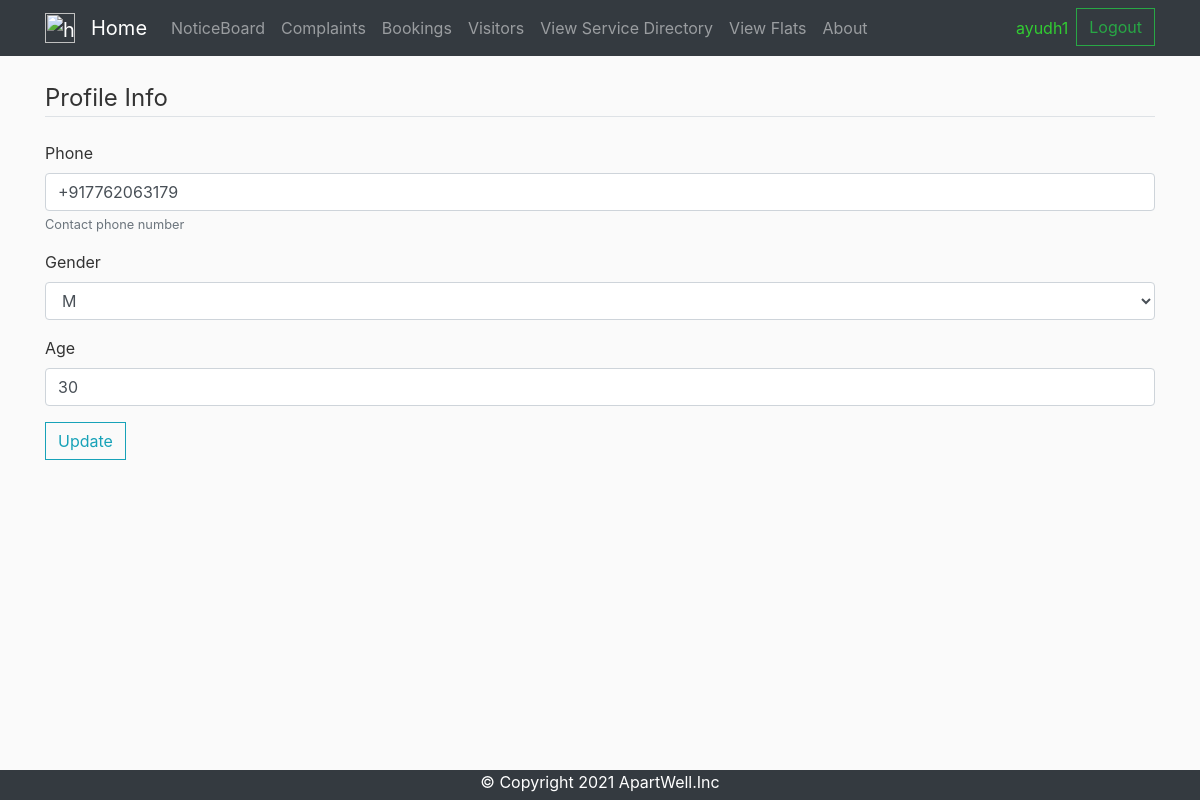
Screenshot of /edit-details/ (signed in) with the database file from the repository.
### accounts/models.py (models this page shows, shortened)
class Resident(models.Model):
    age = models.IntegerField(blank=True,null=True)
    phone = PhoneNumberField(blank=True, help_text='Contact phone number')
    gender = models.CharField(max_length = 1,blank=True,choices = gender_choices)
    user = models.OneToOneField(User, primary_key=True,on_delete=models.CASCADE)
    image = models.ImageField(default='def_M.jpg', upload_to = 'profile_pics')

### accounts/views.py (the view)
# urls.py: path('edit-details/',views.edit_details,name="edit_details"),
@login_required(login_url="/login_user/")
def edit_details(request):
    if request.method == 'POST':
        if request.user.profile.type == 'D':
            form = edit_detail_serv(request.POST,instance=request.user.watchmen)
            if form.is_valid():
                form.save()
                messages.success(request, f'Details Updated')
                return redirect('accounts:profile')
            return render(request,'accounts/edit_details.html',{'form':form})
        else:
            form = edit_detail_res(request.POST,instance=request.user.resident)
            if form.is_valid():
                form.save()
                messages.success(request, f'Details Updated')
                return redirect('accounts:profile')
            return render(request,'accounts/edit_details.html',{'form':form})
    else:
        if request.user.profile.type == 'D':
            form = edit_detail_serv(instance = request.user.watchmen)
            return render(request,'accounts/edit_details.html',{'form':form})
        else:
            form = edit_detail_res(instance= request.user.resident)
            return render(request,'accounts/edit_details.html',{'form':form})

### accounts/forms.py
class edit_detail_res(forms.ModelForm):
    class Meta:
        model = Resident
        fields = ['phone','gender','age']

### accounts/templates/accounts/edit_details.html (shortened to what this page needs)
{% extends "base.html" %}
{%load crispy_forms_tags%}
{% block content %}
    <form method = "POST" enctype = "multipart/form-data">
          <legend class = "border-bottom mb-4">Profile Info</legend>
          {{form|crispy}}
          <div class="form-group">
            <button class = "btn btn-outline-info" type = "submit">Update</button>
          </div>
    </form>
{% endblock content %}

### templates/base.html (shortened to what this page needs)
{% load static %}
<html>
<head>
	<link rel="stylesheet" href="https://stackpath.bootstrapcdn.com/bootstrap/4.4.1/css/bootstrap.min.css">
	<link rel="stylesheet" type="text/css" href="{% static 'main.css' %}">
</head>
<body>
<nav class="navbar navbar-expand-lg navbar-dark bg-dark">
	<div class="container">
	  <a class="navbar-brand" href="{% url 'home' %}"><img  src="/static/apartments.png" width = "30" height = "30" alt="home" /></a>
	  <a class="navbar-brand" href="{% url 'home' %}">Home</a>
	  <div class="collapse navbar-collapse" id="navbarSupportedContent">
	    <ul class="navbar-nav mr-auto">
	    					<a class="nav-item nav-link" href="{% url 'noticeboard_notice_list' %}">NoticeBoard</a>
				{% if user.is_authenticated %}
						{% if user.is_superuser%}
							<a class="nav-item nav-link" href="{% url 'complaints:admin-complaint' %}">Complaints</a>
							<a class="nav-item nav-link" href="{% url 'bookings:admin-booking' %}">Bookings</a>
							<li class="nav-item dropdown">
							 <a class="nav-link dropdown-toggle" href="#" id="navbarDropdown" role="button" data-toggle="dropdown" aria-haspopup="true" aria-expanded="false">
								 Add User
							 </a>
							 <div class="dropdown-menu" aria-labelledby="navbarDropdown">
								 <a class="dropdown-item" href="{% url 'accounts:signup_resident' %}">Resident</a>
								 <div class="dropdown-divider"></div>
								 <a class="dropdown-item" href="{% url 'accounts:signup_watchmen' %}">Watchmen</a>
							 </div>
						 	</li>
						 	<a class="nav-item nav-link" href="{% url 'buildings:main_view'%}">View</a>
						{% elif user.profile.type == 'D' %}
							<a class="nav-item nav-link" href="{% url 'visitors:visitors_watchman' %}">Visitor Entry</a>
           				{% else %}
					 		 <a class="nav-item nav-link" href="{% url 'complaints:complaints_display' %}">Complaints</a>
			 				 <a class="nav-item nav-link" href="{% url 'bookings:bookings_display' %}">Bookings</a>
			 				 <a class="nav-item nav-link" href="{% url 'visitors:visitors_display' %}">Visitors</a>
  		                     <a class="nav-item nav-link" href="{% url 'buildings:service_directory_details'%}">View Service Directory</a>
  		                     <a class="nav-item nav-link" href="{% url 'buildings:flat_details'%}">View Flats</a>
					 {% endif %}
			 {% endif %}
			 <a class="nav-item nav-link" href="{% url 'about' %}">About</a>
	    </ul>
			<div class="form-inline my-2 my-lg-0">
					{% if not user.is_authenticated %}
							<a href="{% url 'accounts:login_user' %}">
									<button class="btn btn-outline-success my-2 my-sm-0" type="button">Log In</button>
							</a>
							<!-- <a href="{% url 'accounts:signup_resident' %}">
									<button class="btn btn-outline-success my-2 my-sm-0 ml-2" type="button" >
											Sign Up
									</button>
							</a> -->
					{% else %}
					<div class="navbar-nav">
							{% if user.is_superuser  %}
											<a class="nav-item nav-link" href="#" >{{ user.username }}</a>
											<a href="{% url 'accounts:logout_user' %}">
													<button class="btn btn-outline-success my-2 my-sm-0" type="button">Logout</button>
											</a>
							{% else%}
								<a class="nav-item nav-link" href="{% url 'accounts:profile' %}" style="color: #32CD32">{{ user.username }}</a>
								<a href="{% url 'accounts:logout_user' %}">
									<button class="btn btn-outline-success my-2 my-sm-0" type="button">Logout</button>
								</a>
							{% endif %}
					</div>
					{% endif %}
			</div>
		</div>
	</div>
</nav>
		<div class="container">
            <br>
            {% block content %}
            {% endblock content %}
         </div>
</body>
<div class="footer">
  <p>&copy; Copyright 2021 ApartWell.Inc</p>
</div>
</html>

### assets/main.css (style rules this page uses)
body { background: #fafafa; color: #333333; margin-top: 0rem; }
ul { margin: 0; }
.bg-dark { background-color: #2d2e2f;!important; }
.btn { border-radius: 0; }

### templates/base.html (style rules this page uses)
.footer { position: fixed; left: 0; bottom: -10px; width: 100%; background-color: #343a40; color: white; text-align: center; }

### rows the page displays
Resident: phone "+917762063179", gender "M", age "30"

### other values shown
{{ user.username }} "ayudh1"
